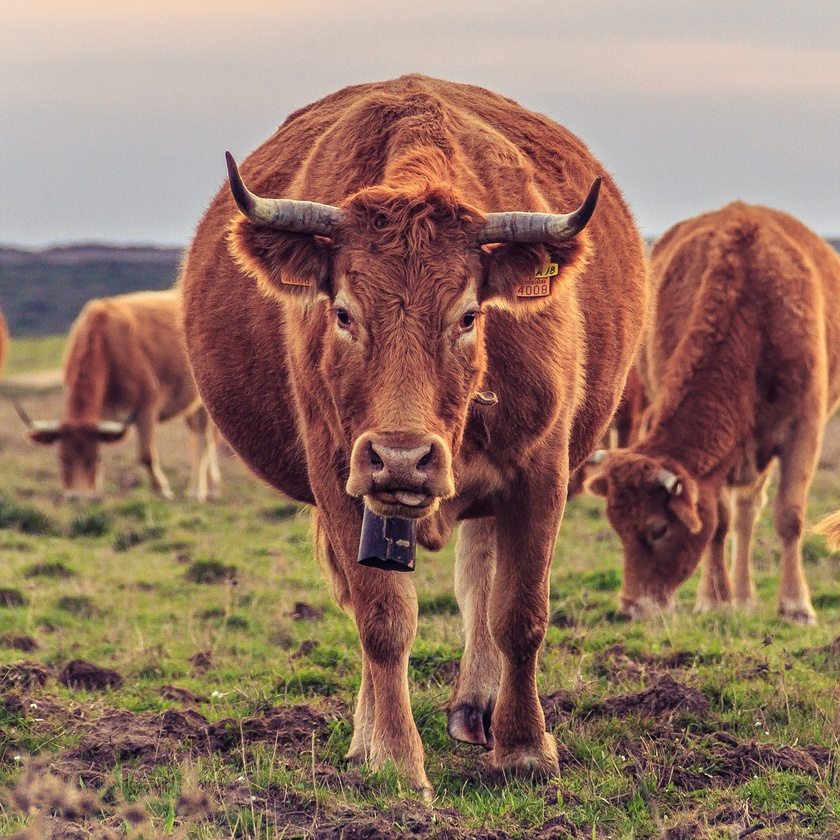
#> input picture cow.jpg, 840 x 840 px, shrunk from 2647 x 2647 before the run
$ python final.py
#> lines starting #> are read from the running program, lines starting #| are printed output that depends on the picture; long printed decimals are rounded
import numpy as np
from numpy import linalg
import scipy as scipy
import matplotlib.pyplot as plt
import matplotlib
import math
import imageio
from skimage.color import rgb2gray
from scipy import fftpack

# ! not used for the final paper :(
# [59 lines left out: function jpegCompress, not called in this run]

def svdCompress(img):
    # load in original image
#> called with img = 'cow.jpg'
    A=imageio.imread(img)
#> A is the input picture: shape (840, 840, 3); mean R, G, B 148.5, 117.6, 100.2
    Acol = np.double(A)
    A=rgb2gray(A)
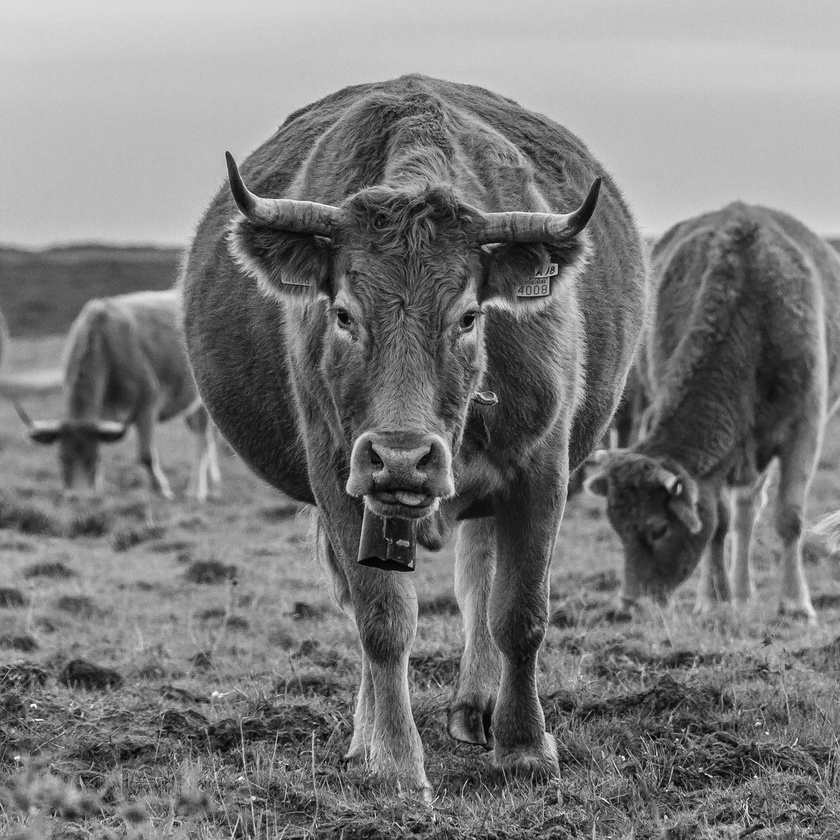
#> A: shape (840, 840) float64; min 0.00418, max 0.992, mean 0.482
    A=np.double(A)
    A=A-np.mean(A)

    # color vsn of cattle
    plt.figure(1,dpi=150)
    plt.imshow(Acol)
    plt.show()

     # gray vsn of cattle
    plt.figure(1,dpi=150)
    plt.imshow(A)
    plt.set_cmap('gray')
    plt.show()

    # get the SVD of the image matrix, A
    U,Sigma,V=np.linalg.svd(A)
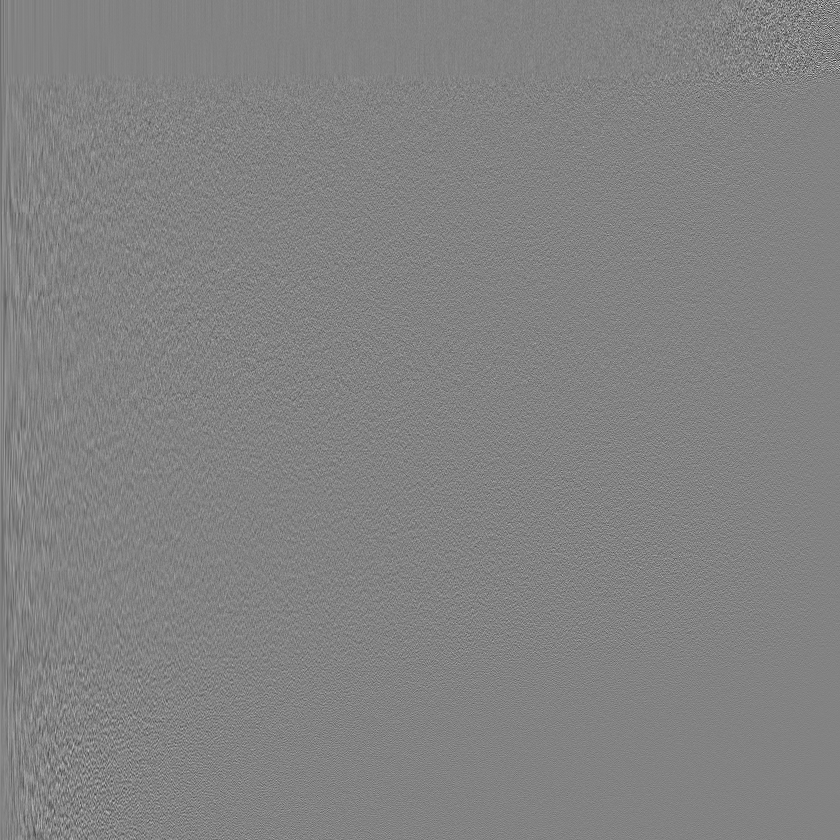
#> U: shape (840, 840) float64; min -0.429, max 0.407, mean -3.87e-05; drawn with min black and max white
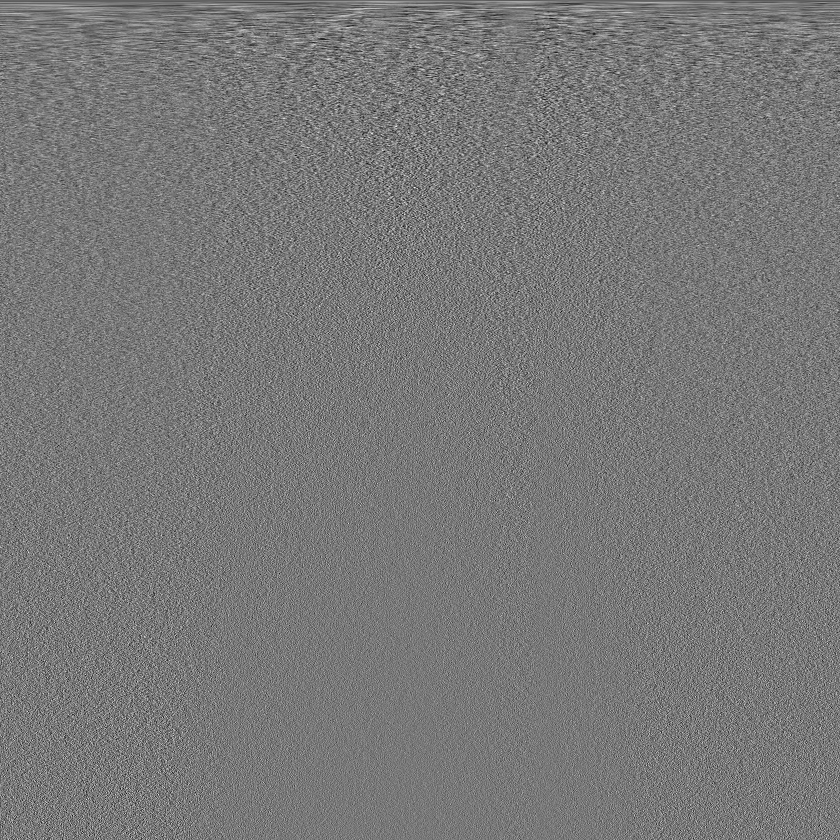
#> V: shape (840, 840) float64; min -0.183, max 0.203, mean -4.27e-05; drawn with min black and max white
#> Sigma = 840 values, max 119.5 at index 0, min 2.04e-05 at index 839, mean 1.97
    print("The amount of non-zero singular values is:", len(np.nonzero(Sigma)[0]))
#| The amount of non-zero singular values is: 840

    # use 5 singular values to reconstruct the image
    A_5 = U[:, :5] @ np.diag(Sigma[:5]) @ V[:5,:]
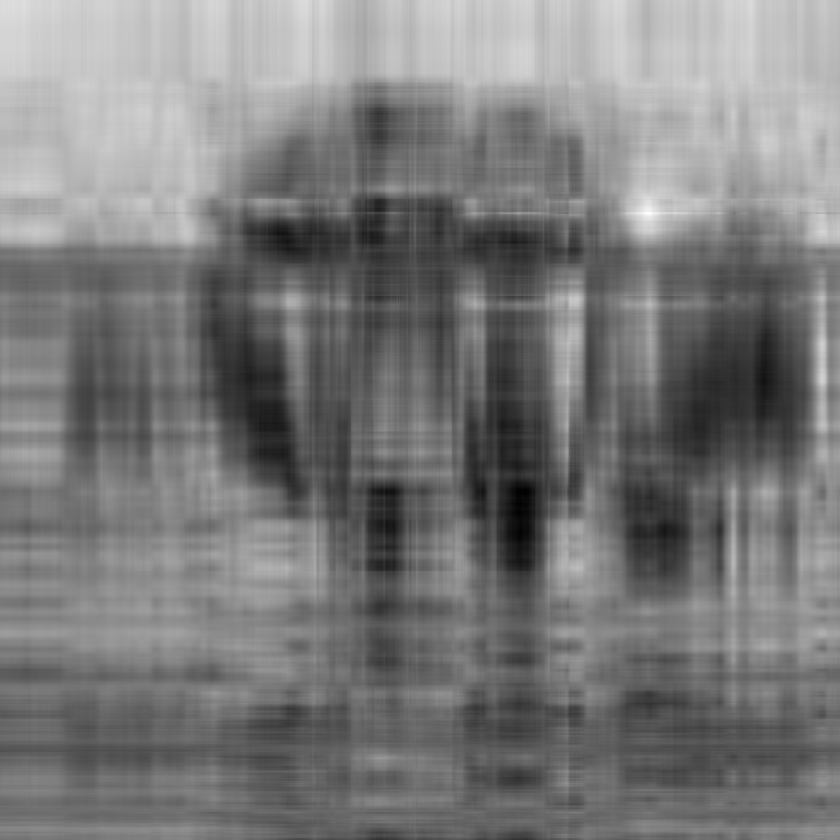
#> A_5: shape (840, 840) float64; min -0.51, max 0.551, mean -0.000713; drawn with min black and max white
    plt.figure(1,dpi=150)
    plt.imshow(A_5)
    plt.set_cmap('gray')
    plt.title("k = 5")
    plt.show()

    # use 30 singular values to reconstruct the image
    A_30 = U[:, :30] @ np.diag(Sigma[:30]) @ V[:30,:]
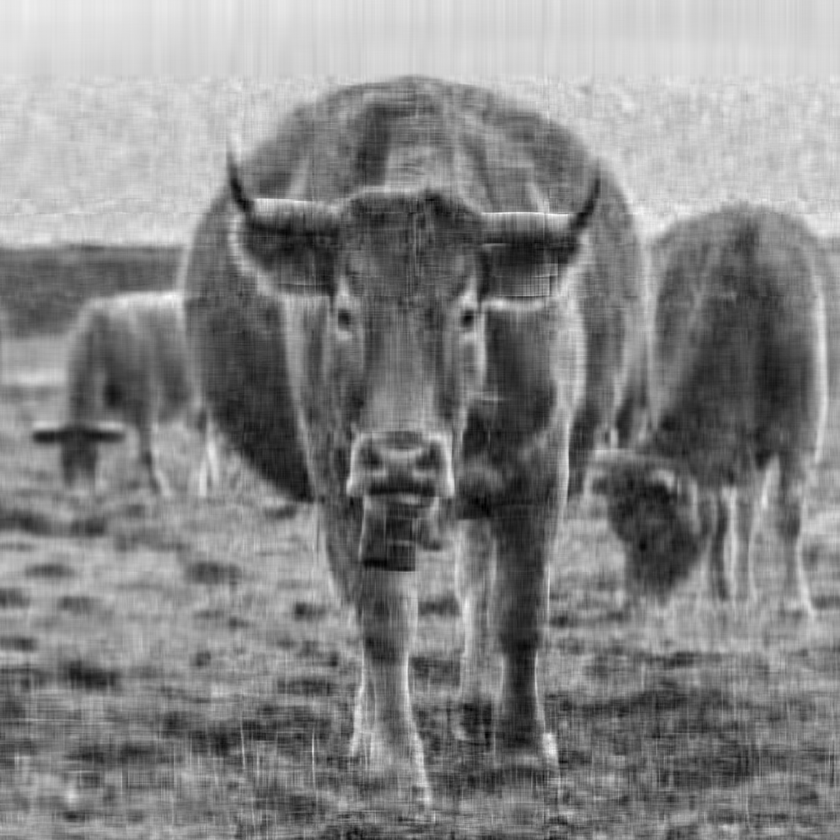
#> A_30: shape (840, 840) float64; min -0.504, max 0.46, mean -3.44e-05; drawn with min black and max white
    plt.figure(1,dpi=150)
    plt.imshow(A_30)
    plt.set_cmap('gray')
    plt.title("k = 30")
    plt.show()

    # use 60 singular values to reconstruct the image
    A_60 = U[:, :60] @ np.diag(Sigma[:60]) @ V[:60,:]
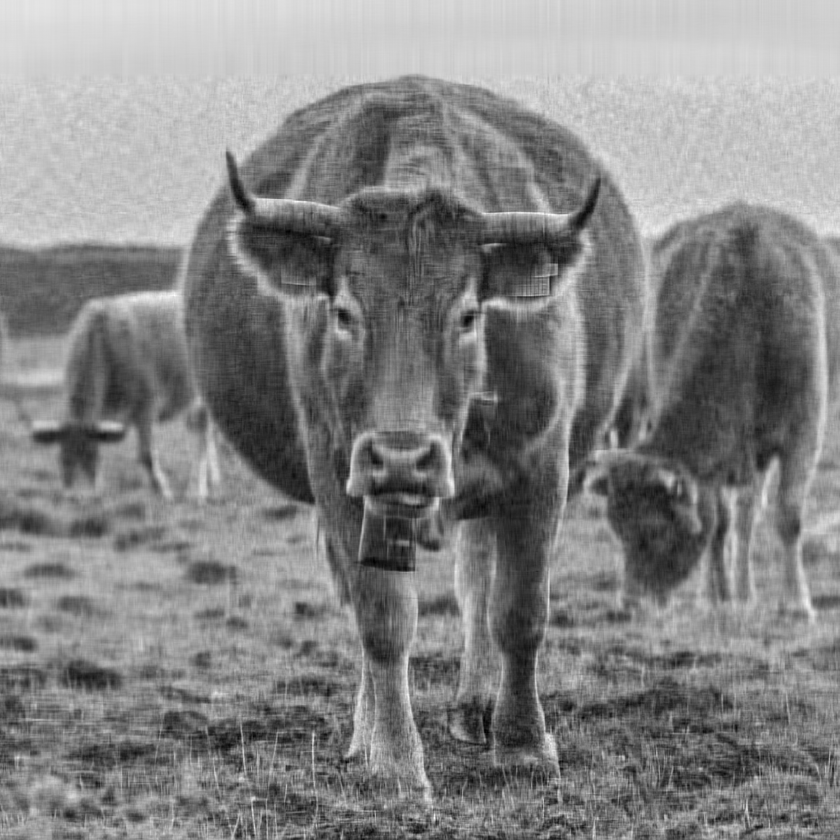
#> A_60: shape (840, 840) float64; min -0.532, max 0.493, mean -4.37e-06; drawn with min black and max white
    plt.figure(1,dpi=150)
    plt.imshow(A_60)
    plt.set_cmap('gray')
    plt.title("k = 60")
    plt.show()

    # use 120 singular values to reconstruct the image
    A_120 = U[:, :120] @ np.diag(Sigma[:120]) @ V[:120,:]
    plt.figure(1,dpi=150)
    plt.imshow(A_120)
    plt.set_cmap('gray')
    plt.title("k = 120")
    plt.show()

    print("explained variance - k = 5", sum(np.square(Sigma[:5])/ sum(np.square(Sigma))))
#| explained variance - k = 5 0.7204
    print("explained variance - k = 30", sum(np.square(Sigma[:30])/ sum(np.square(Sigma))))
#| explained variance - k = 30 0.9009
    print("explained variance - k = 60", sum(np.square(Sigma[:60])/ sum(np.square(Sigma))))
#| explained variance - k = 60 0.9434
    print("explained variance - k = 120", sum(np.square(Sigma[:120])/ sum(np.square(Sigma))))
#| explained variance - k = 120 0.9731

def main():
    img = "cow.jpg"
    print("BEGINNING SVD COMPRESSION")
    svdCompress(img)

    # ! not used for this project
    # print("BEGINNING JPEG COMPRESSION")
    # jpegCompress(img)
main()
